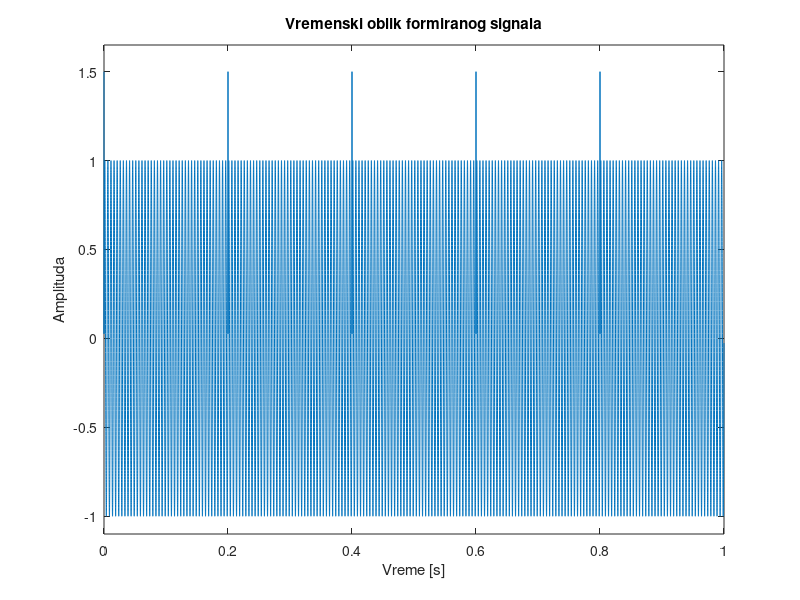

The MATLAB script that drew this image: (Note: this script raises an error after producing the figure.)
clear all;
close all;
clc;

%% Sinusni signal

fs = 48000; 
trajanje = 1; % U sekundama

duzina = trajanje*fs;
t_osa = 0:1/fs:trajanje - 1/fs; 

% Signal sa komponentom na 200Hz
x(1:duzina) = sin(2*pi*200*t_osa(1:duzina));

% Plot
% figure, plot(t_osa, x), title('Vremenski oblik formiranog signala'), 
% ylim([min(x)*1.1 max(x)*1.1]),
% xlabel('Vreme [s]'), ylabel('Amplituda');

%% Unosenje periodicne greske

% Perioda ponavljanja (u sekundama)
T = 0.2;
T_odb = T*fs;

% Amplituda greske
amp = 1.5;

for i = 1:T_odb:length(x)
    x(i) = x(i) + amp;
end

% Plot sa greskama
figure, plot(t_osa, x), title('Vremenski oblik formiranog signala'), 
ylim([min(x)*1.1 max(x)*1.1]),
xlabel('Vreme [s]'), ylabel('Amplituda');

%% Anvelope
[yupper, ylower] = envelope(x, 1000,'peak');

% Plot signala i anvelopa u cilju izdvajanja pikova 
figure, plot(t_osa, x, t_osa, yupper, t_osa, ylower), title('Vremenski oblik formiranog signala'), 
ylim([min(x)*1.1 max(x)*1.1]),
xlabel('Vreme [s]'), ylabel('Amplituda');

%% FindPeaks - Lokalizacija

% Opcije od koristi:
% Threshold - obavezno kombinovati
% MinPeakDistance
% MinPeakHeight - za slucaj kada je karakteristika buke potpuno poznata

% Rastojanje izmedju pikova
n = 0.5*T_odb;

% Namerno se traze pikovi na samom signalu (anvelopa moze da sluzi samo kao smernica)
figure, findpeaks(x, MinPeakDistance = n, Annotate = "extents", MinPeakHeight = 1);

% % Plot signala, anvelope i izdvojenih konkretnih pikova - RUCNO
% figure, plot(t_osa, x, t_osa, yupper, t_osa, ylower, locs/fs, pks, 'ro'), title('Vremenski oblik formiranog signala'), 
% ylim([min(x)*1.1 max(x)*1.1]),
% xlabel('Vreme [s]'), ylabel('Amplituda');

